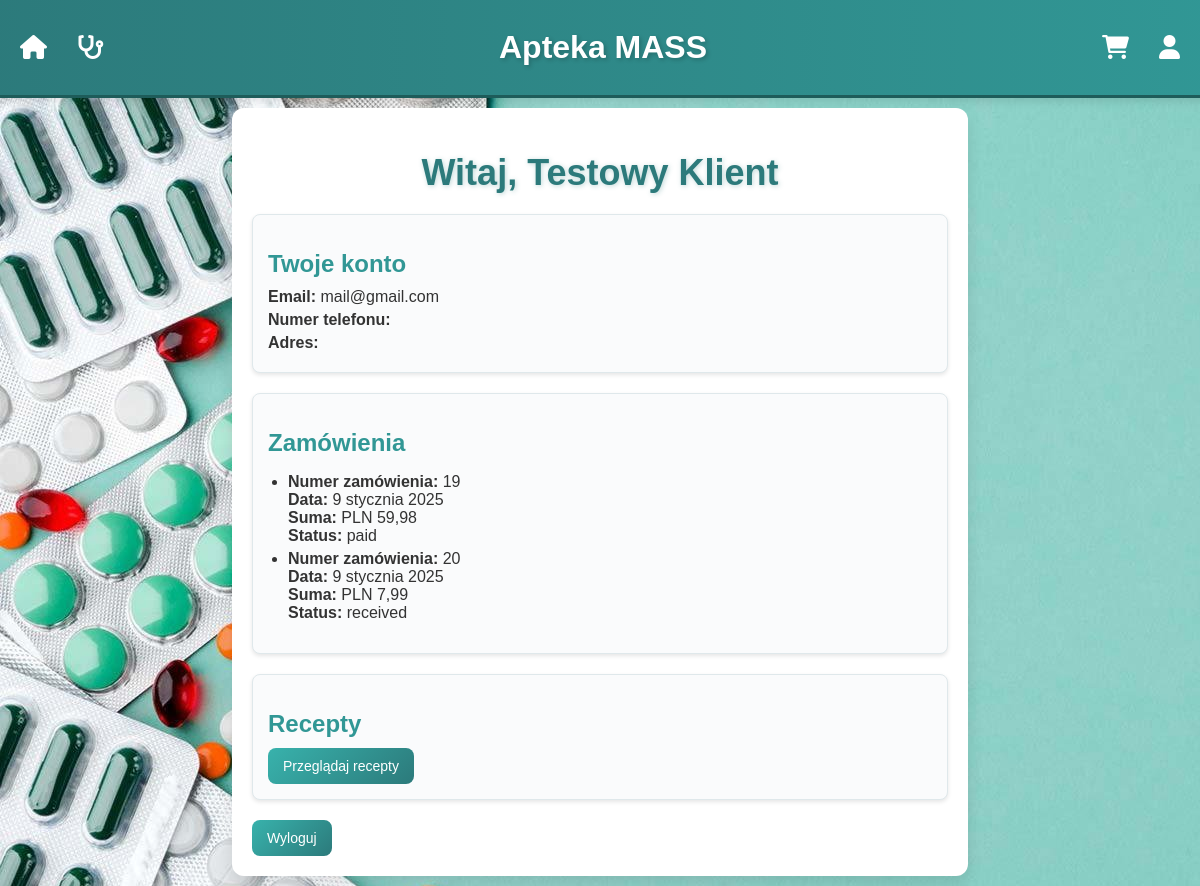
Page /mass/my-account/ (signed in) on the earlier database version.
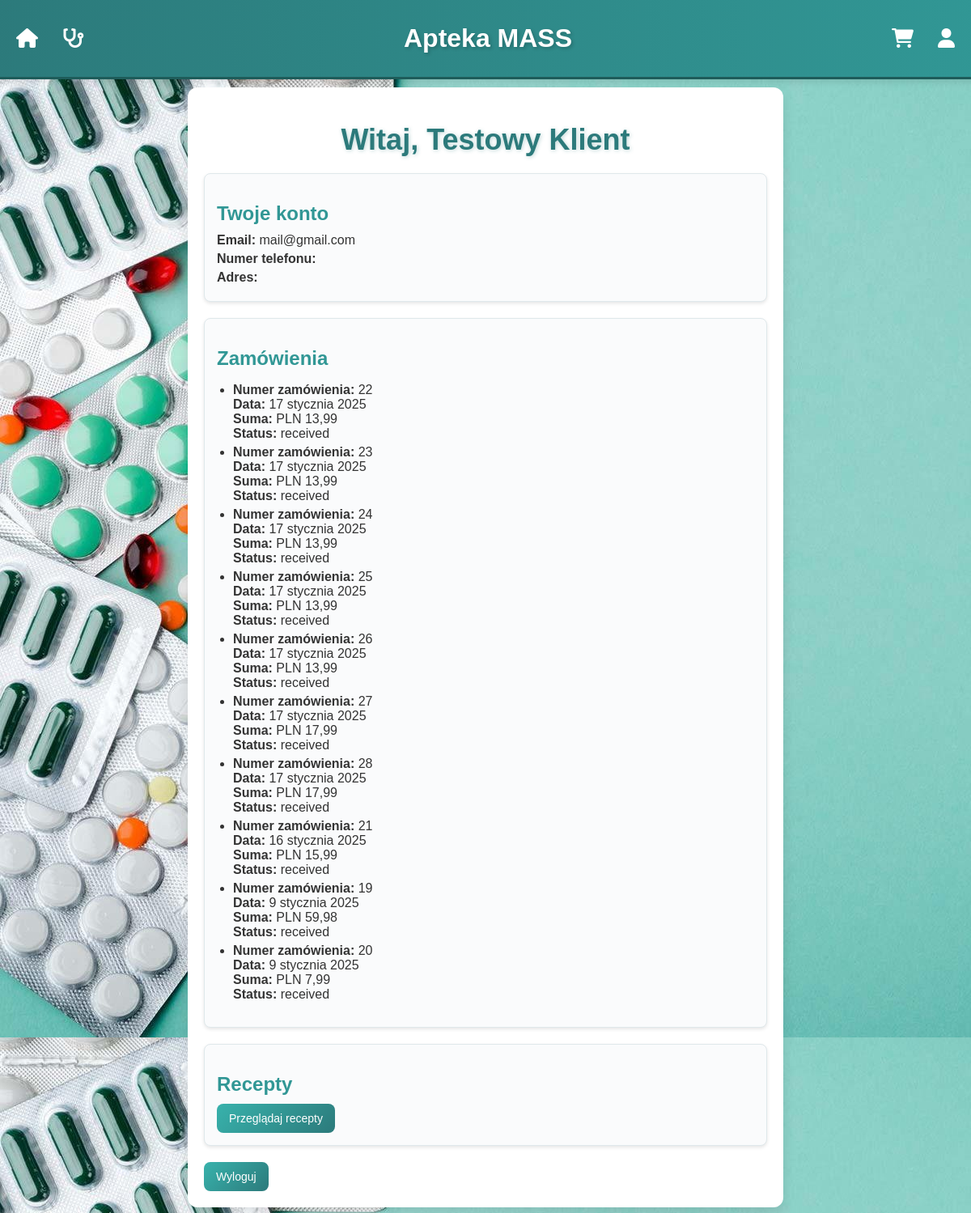
Same page on the later database version.
### mass/models.py (models this page shows, shortened)
class Order(models.Model):
    class Status(models.TextChoices):
        PENDING = 'pending', 'Pending'
        RECEIVED = 'received', 'Received'
        EXPIRED = 'expired', 'Expired'
    user = models.ForeignKey(User, on_delete=models.CASCADE)
    contents = models.ManyToManyField(Medication, through='OrderItem')
    date_of_order = models.DateField(default=datetime.now)
    shipping_address = models.CharField(max_length=255, default="")
    phone_number = models.DecimalField(max_digits=20, decimal_places=0)
    status = models.CharField(max_length=10, choices=Status.choices, default=Status.PENDING)
    total = models.DecimalField(max_digits=10, decimal_places=2, default=0)
    location = models.ForeignKey(Location, on_delete=models.CASCADE, null=True, blank=True)
    expiry_date = models.DateField(default=default_expiry_date) # klient ma 7 dni na odebranie zamowienia, potem ustawia sie na 'expired'

### mass/views.py (the view)
# urls.py: path('my-account/', views.user_account_view, name='my_account'),
@login_required
def user_account_view(request):
    user = request.user
    try:
        extended_user = ExtendedUser.objects.get(user=user)
    except ExtendedUser.DoesNotExist:
        extended_user = None
    orders = Order.objects.filter(user=user).order_by('-date_of_order')
    context = {
        'user': user,
        'extended_user': extended_user,
        'orders': orders,
    }
    return render(request, 'my_account.html', context)

### mass/templates/my_account.html (shortened to what this page needs)
<!DOCTYPE html>
<html lang="pl">
<head>
    {% load static %}
</head>
<body>
    {% include 'navbar.html' %}
    <div class="container">
        <h1>Witaj, {{ user.first_name }} {{ user.last_name }}</h1>
        <section>
            <h2>Twoje konto</h2>
            <p><strong>Email:</strong> {{ user.email }}</p>
            {% if extended_user %}
                <p><strong>Numer telefonu:</strong> {{ extended_user.phone_number }}</p>
                <p><strong>Adres:</strong> {{ extended_user.address }}</p>
            {% else %}
                <p><em>Dodatkowe informacje o profilu nie są dostępne.</em></p>
            {% endif %}
        </section>
        <section>
            <h2>Zamówienia</h2>
            {% if orders %}
                <ul>
                    {% for order in orders %}
                        <li>
                            <strong>Numer zamówienia:</strong> {{ order.id }} <br>
                            <strong>Data:</strong> {{ order.date_of_order }} <br>
                            <strong>Suma:</strong> PLN {{ order.total }} <br>
                            <strong>Status:</strong> {{ order.status }} <br>
                        </li>
                    {% endfor %}
                </ul>
            {% else %}
                <p>Nie masz jeszcze zamówień.</p>
            {% endif %}
        </section>
        <section>
            <h2>Recepty</h2>
            <a href="{% url 'prescriptions_view' %}" class="btn">Przeglądaj recepty</a>
        </section>
        <a href="{% url 'logout' %}" class="btn">Wyloguj</a>
    </div>
</body>
</html>

### mass/templates/navbar.html (shortened to what this page needs)
<link rel="stylesheet" href="https://cdnjs.cloudflare.com/ajax/libs/font-awesome/6.0.0/css/all.min.css">
<body>
    <div class="navbar">
    <div class="navbar-left">
        <a href="{% url 'products' %}">
            <i class="fas fa-home" style="font-size: 24px; color: white;"></i>
        </a>
        <a href="{% url 'symptom_form' %}" class="symptoms-icon">
            <i class="fas fa-stethoscope" style="font-size: 24px; color: white;"></i>
        </a>
    </div>
    <div class="navbar-title">
        <h1>Apteka MASS</h1>
    </div>
    <div class="navbar-right">
        <a href="{% url 'cart_view' %}">
            <i class="fas fa-shopping-cart" style="font-size: 24px; color: white;"></i>
        </a>
        <a href="{% url 'my_account' %}">
            <i class="fas fa-user" style="font-size: 24px; color: white;"></i>
        </a>
    </div>
</div>

### mass/templates/navbar.html (style rules this page uses)
.navbar { all: unset; display: flex; justify-content: space-between; align-items: center; width: 100%; padding: 20px 40px; background: linear-gradient(to right, #2c7a7b, #319795); border-bottom: 3px solid #1e5c5a; box-shadow: 0 4px 8px rgba(0, 0, 0, 0.1); min-height: 55px; max-height: 55px; }
.navbar-left, .navbar-right { display: flex; gap: 30px; align-items: center; }
.navbar-title { flex: 1; text-align: center; }
.navbar i { font-size: 24px; color: white; transition: transform 0.3s ease; }
.navbar h1 { font-size: 32px; color: white; text-shadow: 2px 2px 4px rgba(0, 0, 0, 0.2); margin: 0; }

Differences in the rows shown:
added Order: id "22", date_of_order "17 stycznia 2025", total "13,99", status "received"
added Order: id "23", date_of_order "17 stycznia 2025", total "13,99", status "received"
added Order: id "24", date_of_order "17 stycznia 2025", total "13,99", status "received"
added Order: id "25", date_of_order "17 stycznia 2025", total "13,99", status "received"
added Order: id "26", date_of_order "17 stycznia 2025", total "13,99", status "received"
added Order: id "27", date_of_order "17 stycznia 2025", total "17,99", status "received"
added Order: id "28", date_of_order "17 stycznia 2025", total "17,99", status "received"
added Order: id "21", date_of_order "16 stycznia 2025", total "15,99", status "received"
changed Order id 19: status "paid" → "received"
